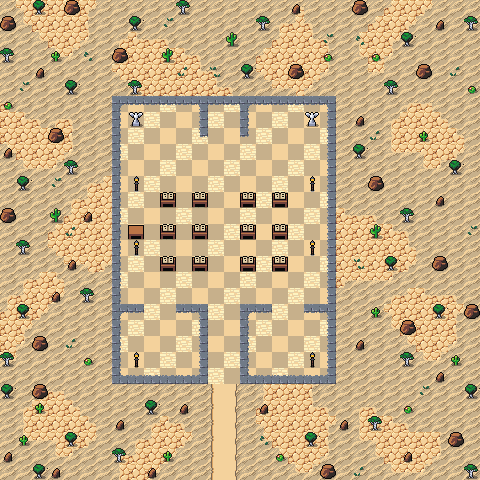

Rendered tile map (Tiled .tmx) drawn with the repository's tilesets; below, a short description and the map source with its tile grids summarised:
An orthogonal 30x30 tile map with 16x16 px tiles, 4 tile layers (Collision, Background, Ground and Walls, Clutter), 2 tilesets and 12 objects.

<map version="1.9" tiledversion="1.9.2" orientation="orthogonal" renderorder="right-down" width="30" height="30" tilewidth="16" tileheight="16" infinite="0" nextlayerid="7" nextobjectid="62">
 <editorsettings>
  <export target="wastetown..tmx" format="tmx" />
 </editorsettings>
 <tileset firstgid="1" source="../tileset/main.tsx" />
 <tileset firstgid="10113" source="../tileset/buildings.tsx" />
 <layer id="6" name="Collision" width="30" height="30">
  <data>[900 cells, 162 non-empty, 12 distinct tile ids]</data>
 </layer>
 <layer id="1" name="Background" width="30" height="30">
  <data>[900 cells, 899 non-empty, 6 distinct tile ids]</data>
 </layer>
 <layer id="2" name="Ground and Walls" width="30" height="30">
  <data>[900 cells, 369 non-empty, 32 distinct tile ids]</data>
 </layer>
 <layer id="3" name="Clutter" width="30" height="30">
  <properties>
   <property name="spriteLayer" type="bool" value="true" />
  </properties>
  <data>[900 cells, 136 non-empty, 18 distinct tile ids]</data>
 </layer>
 <objectgroup id="4" name="Objects">
  <object id="38" template="../obj/entry_up.tx" x="216.26" y="383.287">
   <properties>
    <property name="teleport" value="" />
   </properties>
  </object>
  <object id="48" template="../obj/treasure.tx" x="279.5" y="375" />
  <object id="50" template="../obj/enemy.tx" x="159.006" y="286.459">
   <properties>
    <property name="enemy" value="Cleric" />
    <property name="threatRange" type="int" value="40" />
   </properties>
  </object>
  <object id="51" template="../obj/treasure.tx" x="216.171" y="122.719" />
  <object id="52" template="../obj/gold.tx" x="152.5" y="374.5" />
  <object id="53" template="../obj/enemy.tx" x="214.827" y="151.762">
   <properties>
    <property name="enemy" value="Sun Giant" />
   </properties>
  </object>
  <object id="56" template="../obj/enemy.tx" x="280.296" y="316.458">
   <properties>
    <property name="enemy" value="White Dwarf" />
    <property name="threatRange" type="int" value="20" />
   </properties>
  </object>
  <object id="57" template="../obj/booster.tx" x="127.641" y="236.154">
   <properties>
    <property name="reward">[
  {
    "editions": [ "UDS" ],
    "type": "card",
    "count": 10,
    "colors": [ "white" ],
    "rarity": [ "Common" ]
  },
  {
    "editions": [ "UDS" ],
    "type": "card",
    "count": 3,
    "colors": [ "white" ],
    "rarity": [ "Uncommon" ]
  },
  {
    "editions": [ "UDS" ],
    "type": "card",
    "count": 1,
    "colors": [ "white" ],
    "rarity": [ "Rare", "Mythic Rare" ]
  }
]
</property>
   </properties>
  </object>
  <object id="58" template="../obj/manashards.tx" x="303.975" y="224.625" />
  <object id="59" template="../obj/enemy.tx" x="238.878" y="221.935">
   <properties>
    <property name="enemy" value="Monk" />
    <property name="threatRange" type="int" value="40" />
   </properties>
  </object>
  <object id="60" template="../obj/enemy.tx" x="191.392" y="220.555">
   <properties>
    <property name="enemy" value="Cleric" />
    <property name="threatRange" type="int" value="40" />
   </properties>
  </object>
  <object id="61" template="../obj/enemy.tx" x="272.777" y="254.466">
   <properties>
    <property name="enemy" value="Monk" />
    <property name="threatRange" type="int" value="40" />
   </properties>
  </object>
 </objectgroup>
</map>
